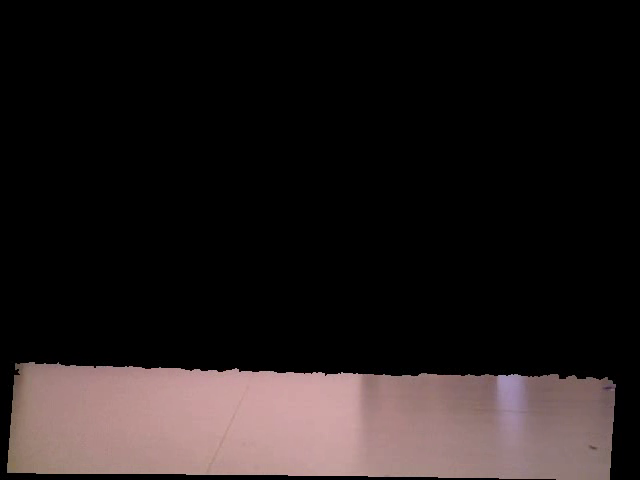
#> input picture frame 20 of dynamicCamera/videos/results/crabHumanNoBg.avi, 640 x 480 px
$ python motionTrendApproach.py
#> lines starting #> are read from the running program, lines starting #| are printed output that depends on the picture; after the words box and inside, x2 and y2 are one past the last pixel; in counts of white or black regions, pixels touching at a corner belong together; long printed decimals are rounded
# import libraries
import numpy as np
import cv2 as cv


# draws vector field for optical flow
def draw_flow(img, flow, step=12):
    h, w = img.shape[:2]
    y, x = np.mgrid[step / 2:h:step, step / 2:w:step].reshape(2, -1).astype(int)
    fx, fy = flow[y, x].T

    lines = np.vstack([x, y, x - fx, y - fy]).T.reshape(-1, 2, 2)
    lines = np.int32(lines + 0.5)

    img_bgr = cv.cvtColor(img, cv.COLOR_GRAY2BGR)
    cv.polylines(img_bgr, lines, 0, (0, 0, 255))

    for (x1, y1), (_x2, _y2) in lines:
        cv.circle(img_bgr, (x1, y1), 1, (0, 255, 0), -1)

    return img_bgr


# outputs optical flow as binary image
def draw_hsv(flow, img):
    h, w = flow.shape[:2]
    fx, fy = flow[:, :, 0], flow[:, :, 1]

    ang = np.arctan2(fy, fx) + np.pi
    v = np.sqrt(fx * fx + fy * fy)

    hsv = np.zeros((h, w, 3), np.uint8)
    hsv[..., 0] = ang * (180 / np.pi / 2)
    hsv[..., 1] = 255
    hsv[..., 2] = np.minimum(v * 4, 255)
    bgr = cv.cvtColor(hsv, cv.COLOR_HSV2BGR)
    grayNew = cv.cvtColor(bgr, cv.COLOR_BGR2GRAY)
    grayNew = cv.GaussianBlur(grayNew, (5, 5), 0)
    dst, thresh = cv.threshold(grayNew, 5, 255, cv.THRESH_BINARY)
    thresh = cv.morphologyEx(thresh, cv.MORPH_DILATE, np.ones((3, 3), np.uint8), iterations=8)

    backToRBG = cv.cvtColor(thresh, cv.COLOR_GRAY2RGB)  # convert gray to RBG

    applyMask = cv.bitwise_and(img, backToRBG)

    return applyMask


# find desired video
cap = cv.VideoCapture('../dynamicCamera/videos/results/crabHumanNoBg.avi')

suc, prev = cap.read()
#> prev is the input picture: shape (480, 640, 3); mean B, G, R 27.6, 27.9, 34.6

prevgray = cv.cvtColor(prev, cv.COLOR_BGR2GRAY)

# loops through all frames and runs the functions to calculate the segmentation output
while True:
    suc, img = cap.read()
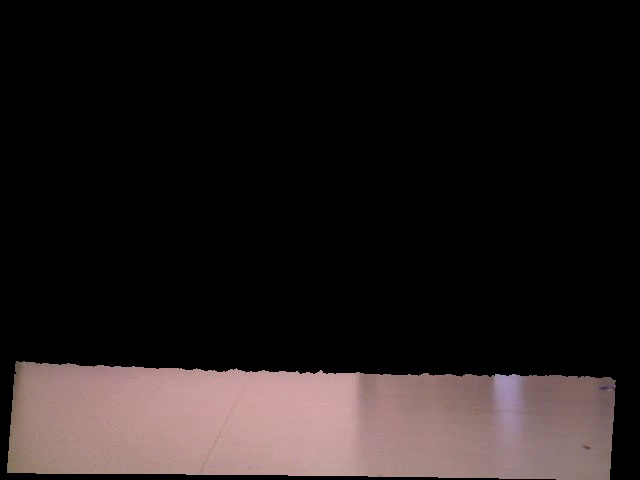
#> input picture frame 21 of dynamicCamera/videos/results/crabHumanNoBg.avi, 640 x 480 px
#> img is the input picture: shape (480, 640, 3); mean B, G, R 27.7, 28, 34.7

    gray = cv.cvtColor(img, cv.COLOR_BGR2GRAY)

    # calculate optical flow
    flow = cv.calcOpticalFlowFarneback(prevgray, gray, None, 0.5, 3, 15, 3, 5, 1.2, 0)

    x, y = cv.split(flow)

    # determines camera direction (manually atm)
    cameraDirection = 'right'

    if cameraDirection == 'right':

        # Find the average for all vectors to the left (as this is right), and delete those vectors
        # within a certain range
        backGroundX = np.abs(x)
        backNegative = x[x < 0]
        negativeMeanX = np.mean(backNegative)
#> negativeMeanX = -0.671
        negativeDeviationX = np.std(backNegative)
#> negativeDeviationX = 1.52
        medianNegativeX = np.median(backNegative)
#> medianNegativeX = -0.032
        x[(x < 0) & (np.abs(x) < np.abs(negativeMeanX + negativeDeviationX * 5))] = 0
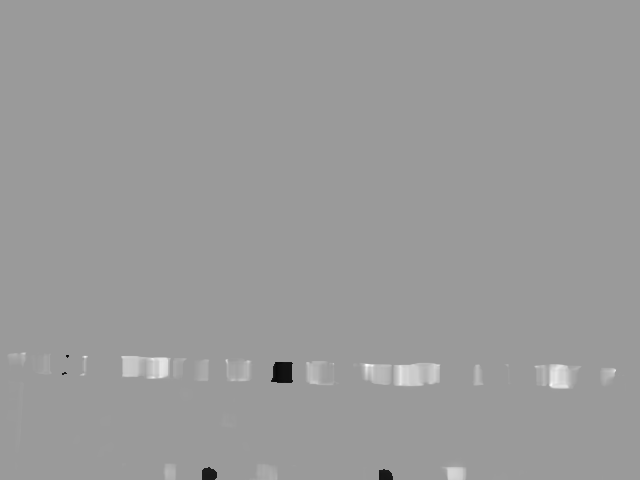
#> x: shape (480, 640) float32; min -8.58, max 5.6, mean 0.0206; drawn with min black and max white
        x[(x < 0) & (np.abs(x) > np.abs(negativeMeanX + negativeDeviationX * 5))] = 0
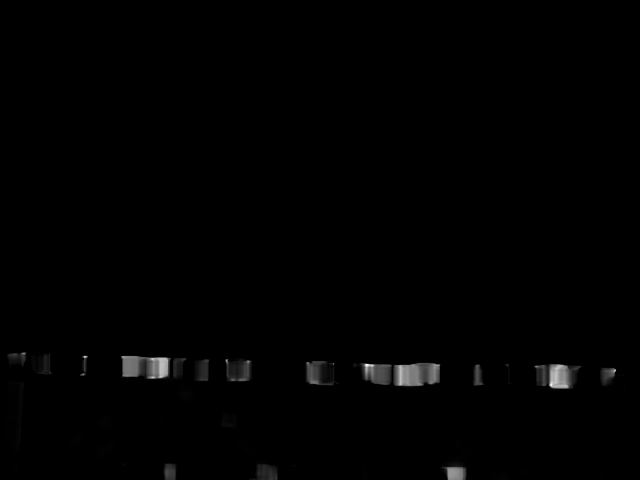
#> x: shape (480, 640) float32; 0.23% of pixels changed, all inside (x1, y1, x2, y2) = (62, 355, 393, 480); drawn with min black and max white
        print('Min', np.abs(negativeMeanX) + negativeDeviationX)
#| Min 2.195
        print('Max', np.abs(negativeMeanX + negativeDeviationX * 3))
#| Max 3.903
    elif cameraDirection == 'left':

        # opposite for left
        backGroundX = np.abs(x)
        backPositive = x[x > 0]
        positiveMeanX = np.mean(backPositive)
        positiveDeviationX = np.std(backPositive)
        x[(x > 0) & (np.abs(x) > np.abs(positiveMeanX + positiveDeviationX * 3)) & (
                np.abs(x) < np.abs(positiveMeanX) + positiveDeviationX)] = 0
    elif cameraDirection == 'forward':
        # only looks at average, as this has opposite direction in 2D space
        averageX = np.mean(np.abs(x))
        deviationX = np.std(np.abs(x))
        x[(np.abs(x) > np.abs(averageX + deviationX * 3)) | (np.abs(x) < np.abs(averageX) + deviationX)] = 0
        averageY = np.mean(np.abs(y))
        deviationY = np.std(np.abs(y))
        y[(np.abs(y) > np.abs(averageY + deviationY * 3)) | (np.abs(y) < np.abs(averageY) + deviationY)] = 0

    averageY = np.mean(y)
#> averageY = -0.0231

    xInt = np.uint8(abs(x))
    yInt = np.uint8(abs(y))

    h, w = flow.shape[:2]
#> h = 480; w = 640

    flow = cv.merge([x, y])

    prevgray = gray

    # show results
    cv.imshow('flow', draw_flow(gray, flow))
#> in draw_flow, `fx, fy = flow[y, x].T`: fx = 2120 values, max 4.5 at index 1620, min 0 at index 0, mean 0.0394; fy = 2120 values, max 1.03 at index 2118, min -3.53 at index 1694, mean -0.0207
#> in draw_flow, `cv.polylines(img_bgr, lines, 0, (0, 0, 255))`:
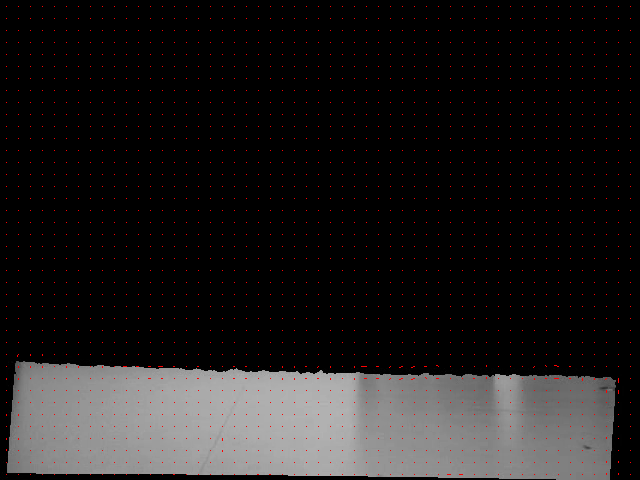
#> img_bgr: shape (480, 640, 3); mean B, G, R 29.7, 29.7, 31.6
#> the loop in draw_flow, `for (x1, y1), (_x2, _y2) in lines:` made 2120 passes
#> (x1, y1, _x2, _y2) on passes 1 to 3: (6, 6, 6, 6), (18, 6, 18, 6), (30, 6, 30, 6)
#> after the loop in draw_flow, `for (x1, y1), (_x2, _y2) in lines:`:
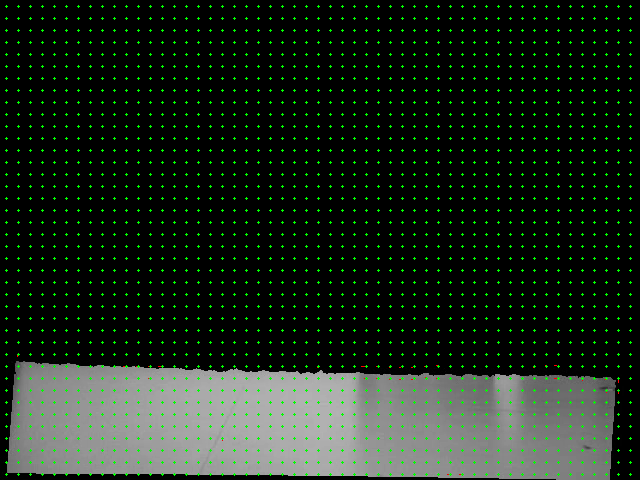
#> img_bgr: shape (480, 640, 3); 3.45% of pixels changed, all inside (x1, y1, x2, y2) = (5, 5, 632, 476)
    cv.imshow('flow HSV', draw_hsv(flow, img))
#> in draw_hsv, `hsv[..., 1] = 255`:
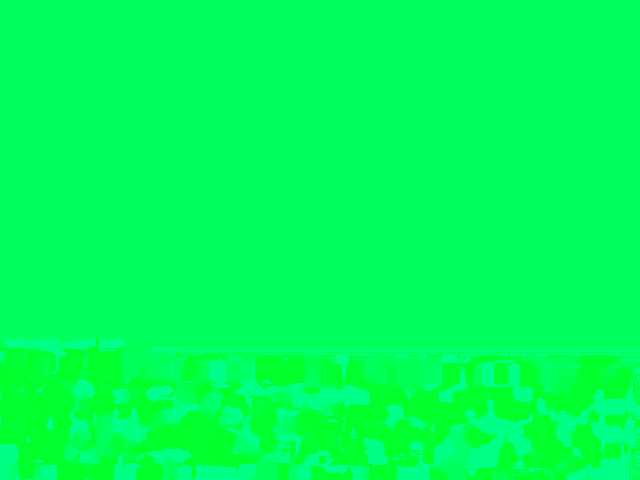
#> hsv: shape (480, 640, 3); mean of channels 0, 1, 2 87, 255, 0; drawn as B, G, R
#> in draw_hsv, `hsv[..., 2] = np.minimum(v * 4, 255)`: hsv: shape (480, 640, 3); 5.25% of pixels changed, all inside (x1, y1, x2, y2) = (0, 352, 626, 480)
#> in draw_hsv, `dst, thresh = cv.threshold(grayNew, 5, 255, cv.THRESH_BINARY)`: thresh: shape (480, 640); 0.66% white; 12 white regions (4 under 20 px), largest, box (x1, y1, x2, y2) and area: (397, 365, 421, 386) 450, (549, 365, 569, 388) 395, (149, 358, 168, 378) 336
#> in draw_hsv, `thresh = cv.morphologyEx(thresh, cv.MORPH_DILATE, np.ones((3, 3), np.u..`:
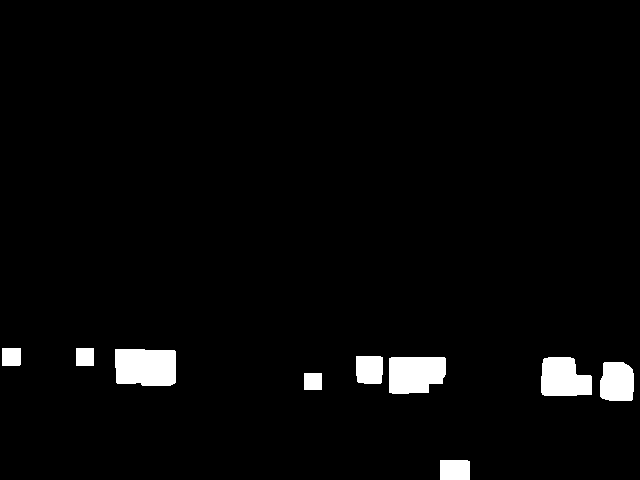
#> thresh: shape (480, 640); 3% white; 9 white regions, largest, box (x1, y1, x2, y2) and area: (115, 349, 176, 386) 2141, (389, 357, 446, 394) 1891, (541, 357, 592, 396) 1638

    key = cv.waitKey(5)
#> (key q is pressed here)
    if key == ord('q'):
        break

cap.release()
cv.destroyAllWindows()

$ run again, starting later in the video
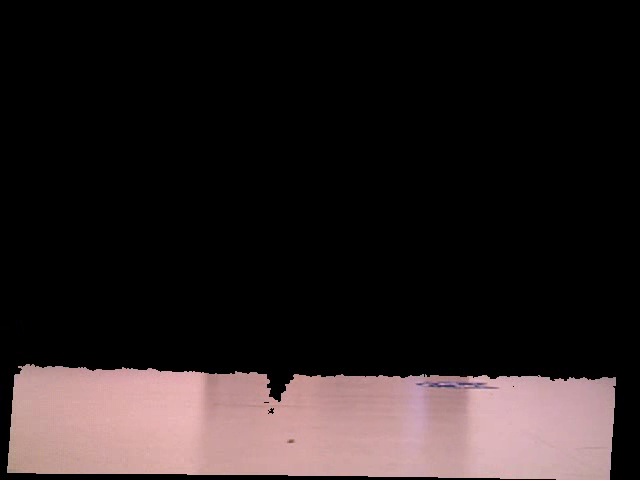
#> input picture frame 90 of dynamicCamera/videos/results/crabHumanNoBg.avi, 640 x 480 px
#> prev is the input picture: shape (480, 640, 3); mean B, G, R 32.5, 32.3, 40.8
#> negativeMeanX = -0.482
#> negativeDeviationX = 0.973
#> medianNegativeX = -0.079
#| Min 1.454
#| Max 2.436
#> averageY = 0.0261
#> fx = 2120 values, max 13.47 at index 1688, min 0 at index 0, mean 0.109; fy = 2120 values, max 9.65 at index 1772, min -1.83 at index 1634, mean 0.0255
#> the loop in draw_flow, `for (x1, y1), (_x2, _y2) in lines:` made 2120 passes
#> (x1, y1, _x2, _y2) on passes 1 to 3: (6, 6, 6, 6), (18, 6, 18, 6), (30, 6, 30, 6)
#> after the loop in draw_flow, `for (x1, y1), (_x2, _y2) in lines:`:
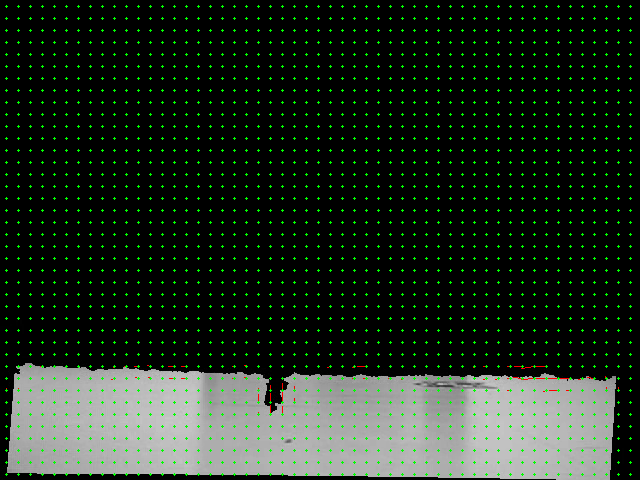
#> img_bgr: shape (480, 640, 3); mean B, G, R 33.7, 42.5, 33.8
#> backToRBG: shape (480, 640, 3); 4.9% white; 6 white regions, box (x1, y1, x2, y2) and area: (472, 356, 613, 401) 5713, (120, 350, 211, 391) 3293, (249, 360, 309, 430) 2973, (347, 357, 378, 394) 1093, (218, 354, 255, 390) 1047, (385, 358, 408, 394) 806
#> in draw_hsv, `applyMask = cv.bitwise_and(img, backToRBG)`:
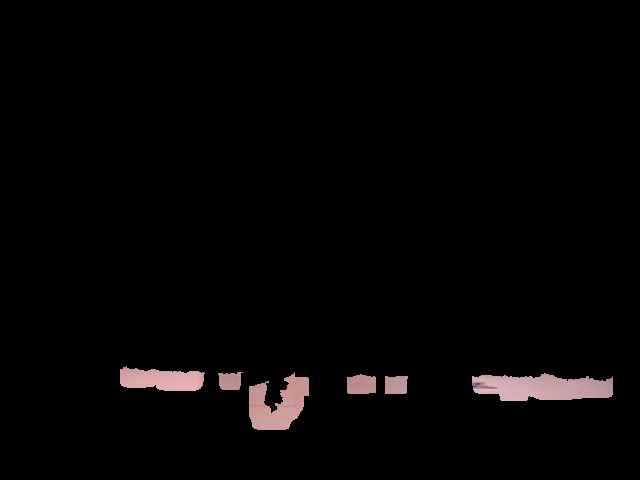
#> applyMask: shape (480, 640, 3); mean B, G, R 4.2, 4.1, 5.2

$ run again, starting later in the video
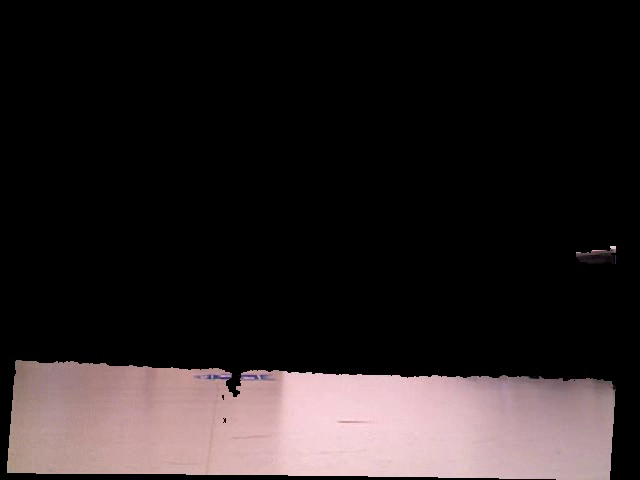
#> input picture frame 160 of dynamicCamera/videos/results/crabHumanNoBg.avi, 640 x 480 px
#> prev is the input picture: shape (480, 640, 3); mean B, G, R 34.8, 34.2, 41.2
#> negativeMeanX = -1.14
#> negativeDeviationX = 2.43
#> medianNegativeX = -0.169
#| Min 3.579
#| Max 6.157
#> averageY = 0.029
#> fx = 2120 values, max 3.35 at index 1544, min 0 at index 0, mean 0.019; fy = 2120 values, max 14.53 at index 1270, min -2.3 at index 1767, mean 0.029
#> the loop in draw_flow, `for (x1, y1), (_x2, _y2) in lines:` made 2120 passes
#> (x1, y1, _x2, _y2) on passes 1 to 3: (6, 6, 6, 6), (18, 6, 18, 6), (30, 6, 30, 6)
#> after the loop in draw_flow, `for (x1, y1), (_x2, _y2) in lines:`:
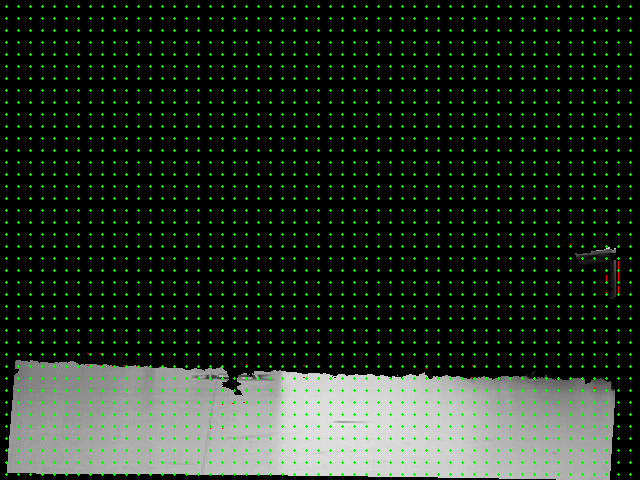
#> img_bgr: shape (480, 640, 3); mean B, G, R 35, 43.8, 35.1
#> in draw_hsv, `thresh = cv.morphologyEx(thresh, cv.MORPH_DILATE, np.ones((3, 3), np.u..`:
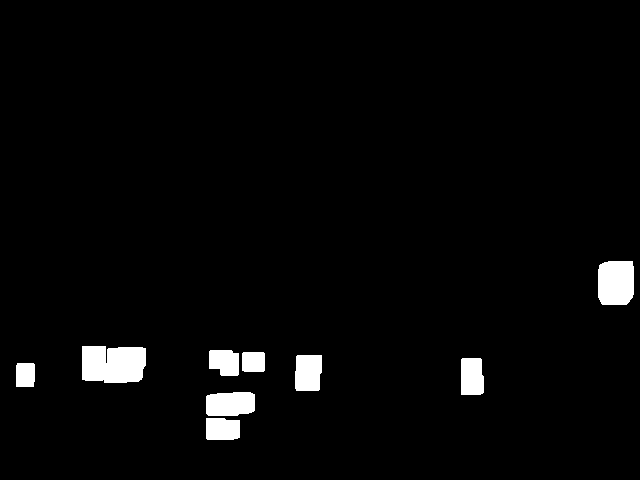
#> thresh: shape (480, 640); 2.9% white; 9 white regions, largest, box (x1, y1, x2, y2) and area: (82, 346, 146, 383) 2177, (598, 261, 634, 305) 1503, (206, 392, 255, 416) 1081
